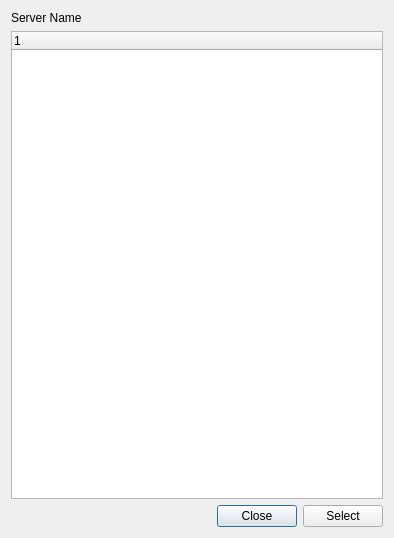
<?xml version="1.0" encoding="UTF-8"?>
<ui version="4.0">
 <class>Dialog</class>
 <widget class="QDialog" name="Dialog">
  <property name="geometry">
   <rect>
    <x>0</x>
    <y>0</y>
    <width>394</width>
    <height>538</height>
   </rect>
  </property>
  <property name="windowTitle">
   <string>Select jobs...</string>
  </property>
  <layout class="QVBoxLayout" name="verticalLayout">
   <item>
    <widget class="QLabel" name="server_name_label">
     <property name="text">
      <string>Server Name</string>
     </property>
    </widget>
   </item>
   <item>
    <widget class="QTreeWidget" name="treeWidget">
     <column>
      <property name="text">
       <string notr="true">1</string>
      </property>
     </column>
    </widget>
   </item>
   <item>
    <layout class="QHBoxLayout" name="horizontalLayout">
     <item>
      <spacer name="horizontalSpacer">
       <property name="orientation">
        <enum>Qt::Horizontal</enum>
       </property>
       <property name="sizeHint" stdset="0">
        <size>
         <width>40</width>
         <height>20</height>
        </size>
       </property>
      </spacer>
     </item>
     <item>
      <widget class="QPushButton" name="close_button">
       <property name="text">
        <string>Close</string>
       </property>
      </widget>
     </item>
     <item>
      <widget class="QPushButton" name="select_button">
       <property name="text">
        <string>Select</string>
       </property>
      </widget>
     </item>
    </layout>
   </item>
  </layout>
 </widget>
 <resources/>
 <connections/>
</ui>
